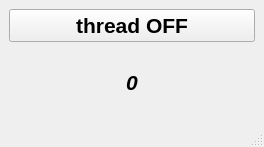
<?xml version="1.0" encoding="UTF-8"?>
<ui version="4.0">
 <class>MainWindow</class>
 <widget class="QMainWindow" name="MainWindow">
  <property name="geometry">
   <rect>
    <x>0</x>
    <y>0</y>
    <width>264</width>
    <height>147</height>
   </rect>
  </property>
  <property name="windowTitle">
   <string>MainWindow</string>
  </property>
  <widget class="QWidget" name="centralwidget">
   <layout class="QGridLayout" name="gridLayout">
    <item row="0" column="0">
     <layout class="QVBoxLayout" name="verticalLayout">
      <item>
       <layout class="QHBoxLayout" name="horizontalLayout">
        <item>
         <widget class="QPushButton" name="pb_thread">
          <property name="font">
           <font>
            <pointsize>16</pointsize>
            <bold>true</bold>
           </font>
          </property>
          <property name="text">
           <string>thread OFF</string>
          </property>
          <property name="checkable">
           <bool>true</bool>
          </property>
         </widget>
        </item>
       </layout>
      </item>
      <item>
       <layout class="QHBoxLayout" name="horizontalLayout_2">
        <item>
         <widget class="QLabel" name="l_thread">
          <property name="font">
           <font>
            <pointsize>16</pointsize>
            <italic>true</italic>
            <bold>true</bold>
           </font>
          </property>
          <property name="text">
           <string>0</string>
          </property>
          <property name="alignment">
           <set>Qt::AlignCenter</set>
          </property>
         </widget>
        </item>
       </layout>
      </item>
     </layout>
    </item>
   </layout>
  </widget>
  <widget class="QMenuBar" name="menubar">
   <property name="geometry">
    <rect>
     <x>0</x>
     <y>0</y>
     <width>264</width>
     <height>21</height>
    </rect>
   </property>
  </widget>
  <widget class="QStatusBar" name="statusbar"/>
 </widget>
 <resources/>
 <connections/>
</ui>
